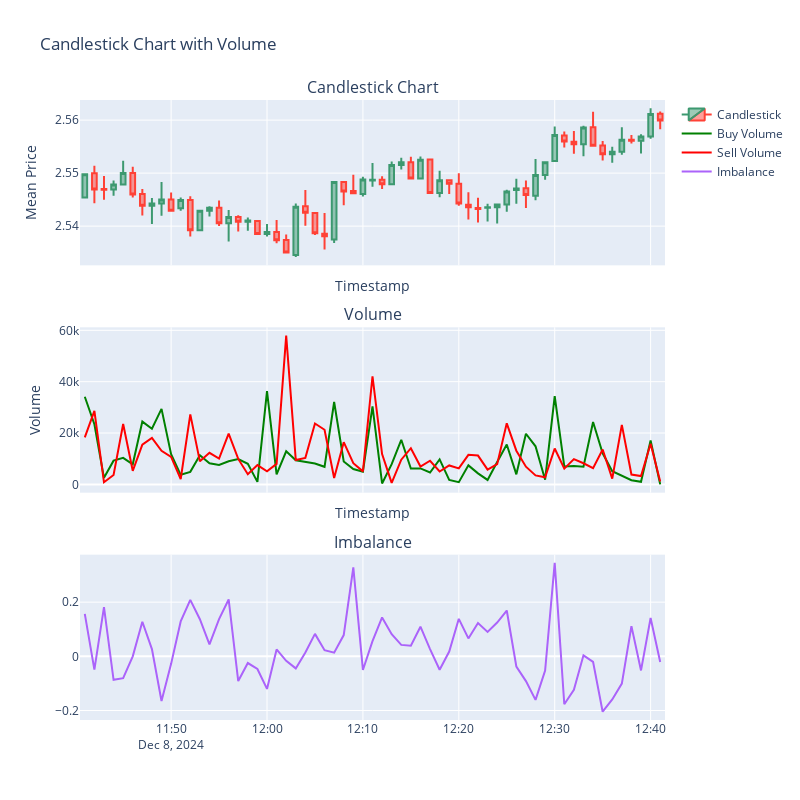

Source (notebook cell):
### Code cell
import plotly.graph_objects as go
from plotly.subplots import make_subplots

# Create subplots with shared x-axis
fig = make_subplots(rows=3, cols=1, shared_xaxes=True, 
                    vertical_spacing=0.1, 
                    subplot_titles=('Candlestick Chart', 'Volume', 'Imbalance'))

# Add candlestick chart to the first subplot
fig.add_trace(go.Candlestick(
    x=candlestick_df.index,
    open=candlestick_df['mean_open'],
    high=candlestick_df['mean_high'],
    low=candlestick_df['mean_low'],
    close=candlestick_df['mean_close'],
    name='Candlestick'
), row=1, col=1)

# Add buy_volume line to the second subplot
fig.add_trace(go.Scatter(
    x=df_match_agg['timestamp'],
    y=df_match_agg['buy_volume'],
    mode='lines',
    name='Buy Volume',
    line=dict(color='green')
), row=2, col=1)

# Add sell_volume line to the second subplot
fig.add_trace(go.Scatter(
    x=df_match_agg['timestamp'],
    y=df_match_agg['sell_volume'],
    mode='lines',
    name='Sell Volume',
    line=dict(color='red')
), row=2, col=1)

# Add imbalance line to the third subplot
fig.add_trace(go.Scatter(
    x=df_deep5_interval['timestamp'],
    y=df_final['total_imbalance'],
    mode='lines',
    name='Imbalance'
), row=3, col=1)
# Update layout for better visualization
fig.update_layout(
    title='Candlestick Chart with Volume',
    xaxis_title='Timestamp',
    yaxis_title='Mean Price',
    xaxis2_title='Timestamp',
    yaxis2_title='Volume',
    xaxis_rangeslider_visible=False,
    hovermode='x unified',  # Enable cursor lines indicating x and y axis
    width=800,  # Set the width of the chart
    height=800   # Set the height of the chart
)


# Display the chart
fig.show()
